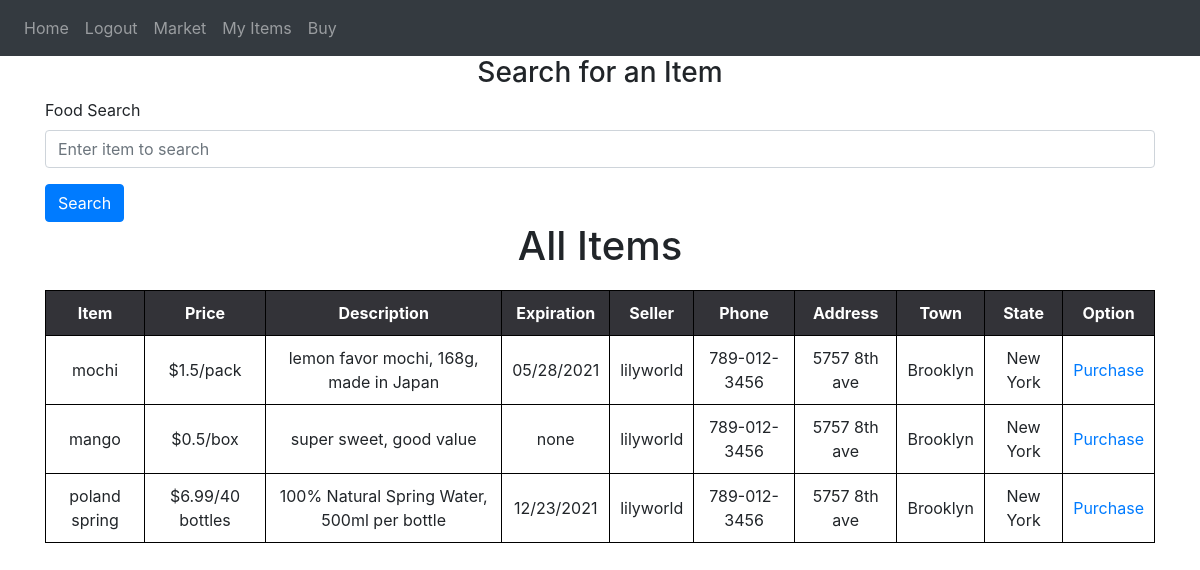
The app's page /market (signed in) with its own data.
### website/models.py (models this page shows)
class Item(db.Model):
    id = db.Column(db.Integer, primary_key=True)
    food = db.Column(db.String(100))
    price = db.Column(db.String(30))
    description = db.Column(db.String(600))
    expiration = db.Column(db.String(30))
    user_name = db.Column(db.String(100), db.ForeignKey('user.user_name'))

class User(db.Model, UserMixin):
    id = db.Column(db.Integer, primary_key=True)
    user_name = db.Column(db.String(100), unique=True)
    password = db.Column(db.String(100))
    address = db.Column(db.String(300))
    zipcode = db.Column(db.String(20))
    phone = db.Column(db.String(20))
    seller = db.relationship('Seller')  # seller table
    buyer = db.relationship('Buyer')  # access user's credit/debit card
    items = db.relationship('Item') #accesss user's items for sale
    cart = db.relationship('Cart') #access user's cart
    location = db.relationship('Location') # link to zipcode's state and town

class Location(db.Model):
    town =  db.Column(db.String(100))
    state =  db.Column(db.String(100))
    zipcode = db.Column(db.Integer, db.ForeignKey('user.zipcode'), primary_key=True)

### website/views.py (the view, shortened to what this page needs)
@views.route('/market', methods=['GET', 'POST'])
@login_required
def market():
    result = db.session.execute(
        'SELECT I.id, I.food, I.price, I.description, I.expiration, U.user_name, U.address, U.zipcode, U.phone, L.town, L.state FROM Location AS L JOIN User AS U JOIN Item AS I WHERE U.zipcode = L.zipcode AND I.user_name = U.user_name')
    my_stuff = Item.query.filter_by(user_name=current_user.user_name)
    return render_template("market.html", user=current_user, seller=result, my_stuff=my_stuff)

### website/__init__.py (called while the page is built)
def create_app():
    app = Flask(__name__)
    app.config['SECRET_KEY'] = 'slkdjfdkjfh'
    app.config['SQLALCHEMY_DATABASE_URI'] = f'sqlite:///{DB_NAME}'
    db.init_app(app)
    from .views import views
    from .auth import auth
    app.register_blueprint(views, url_prefix='/')
    app.register_blueprint(auth, url_prefix='/')
    from .models import User, Item, Buyer, Seller, Cart, Location
    create_database(app)
    login_manager = LoginManager()
    login_manager.login_view = 'auth.login'
    login_manager.init_app(app)
    @login_manager.user_loader
    def load_user(id): #okay, we do it by username, right, since we can search both tables
        return User.query.get(int(id))  # look for user based on id
    return app

### website/templates/market.html (shortened to what this page needs)
{% extends "base.html" %}
{% block content %}
<form method="POST">
    <h3 align="center">Search for an Item</h3>
    <div class="form-group">
    <label for="searchfood">Food Search</label>
    <input
      type="text"
      class="form-control"
      id="searchfood"
      name="searchfood"
      placeholder="Enter item to search"
    />
    </div>
    <button type="submit" class="btn btn-primary">Search</button>
</form>
{% if searchresults %}
<div class="searchpage">
    <h1 style="text-align: center">Search Results</h1>
    <table>
        <tr>
            <th>Item</th>
            <th>Price</th>
            <th>Description</th>
            <th>Expiration</th>
            <th>Seller</th>
            <th>Phone</th>
            <th>Address</th>
            <th>Town</th>
            <th>State</th>
            <th>Option</th>
        </tr>
        {% for searchresult in searchresults %}
        <tr>
            <td>{{ searchresult.food }}</td>
            <td>{{ searchresult.price }}</td>
            <td>{{ searchresult.description }}</td>
            <td>{{ searchresult.expiration }}</td>
            <td>{{ searchresult.user_name }}</td>
            <td>{{ searchresult.phone }}</td>
            <td>{{ searchresult.address }}</td>
            <td>{{ searchresult.town }}</td>
            <td>{{ searchresult.state }}</td>
            <td>
                <a href="/purchase/{{searchresult.id}}">Purchase</a>
            </td>
        </tr>
        {% endfor %}
    </table>
</div>
{% else %}
<div class="allitems">
    <h1 style="text-align: center">All Items</h1>
    <table>
        <tr>
            <th>Item</th>
            <th>Price</th>
            <th>Description</th>
            <th>Expiration</th>
            <th>Seller</th>
            <th>Phone</th>
            <th>Address</th>
            <th>Town</th>
            <th>State</th>
            <th>Option</th>
        </tr>
        {% for seller in seller %}
        <tr>
            <td>{{ seller.food  }}</td>
            <td>{{ seller.price  }}</td>
            <td>{{ seller.description }}</td>
            <td>{{ seller.expiration }}</td>
            <td>{{ seller.user_name  }}</td>
            <td>{{ seller.phone  }}</td>
            <td>{{ seller.address }}</td>
            <td>{{ seller.town }}</td>
            <td>{{ seller.state }}</td>
            <td>
                <a href="/purchase/{{seller.id}}">Purchase</a>
            </td>
        </tr>
        {% endfor %}
    </table>
</div>
{% endif %}
{% endblock %}

### website/templates/base.html (shortened to what this page needs)
<!DOCTYPE html>
<html>
  <head>
    <link
      rel="stylesheet"
      href="https://stackpath.bootstrapcdn.com/bootstrap/4.4.1/css/bootstrap.min.css"
    />
    <link
      rel="stylesheet"
      href="https://stackpath.bootstrapcdn.com/font-awesome/4.7.0/css/font-awesome.min.css"
    />
  </head>
  <body>
    <nav class="navbar navbar-expand-lg navbar-dark bg-dark">
      <div class="collapse navbar-collapse" id="navbar">
        <div class="navbar-nav">
          {% if user.is_authenticated %}
          <a class="nav-item nav-link" id="home" href="/">Home</a>
          <a class="nav-item nav-link" id="logout" href="/logout">Logout</a>
          <a class="nav-item nav-link" id="market" href="/market">Market</a>
          <a class="nav-item nav-link" id="items" href="/items">My Items</a>
          <a class="nav-item nav-link" id="market" href="/buy">Buy</a>
          {% else %}
          <a class="nav-item nav-link" id="login" href="/login">Login</a>
          <a class="nav-item nav-link" id="signUp" href="/sign-up">Sign Up</a>
          <a class="nav-item nav-link" id="about" href="/about">About</a>
          {% endif %}
        </div>
      </div>
    </nav>
    <div class="container">{% block content %} {% endblock %}</div>
  </body>
</html>

### website/static/lgin.css (style rules this page uses)
* { margin: 0; padding: 0; }
body { background: #e9eaea; font-family: roboto; user-select: none; }
.container { width: 450px; margin: 30px auto; }
.btn { width: 100%; background: #34b3a0; height: 60px; text-align: center; line-height: 60px; text-transform: uppercase; color: #fff; font-weight: bold; letter-spacing: 1px; cursor: pointer; margin-bottom: 30px; }

### website/static/style.css (style rules this page uses)
body { font-family: "Open Sans", sans-serif; overflow-x: hidden; color: #444444; background-color: white; }
a { color: #2487ce; }
h1, h2, h3, h4, h5, h6 { font-family: "Poppins", sans-serif; }
h3 { font-family: "Poppins", sans-serif; font-weight: bold; }

### website/templates/market.html (style rules this page uses)
table { width: 100%; margin: 20px auto; table-layout: auto; }
th { background-color:#333338; Color:white; }
table, td, th { border-collapse: collapse; }
th, td { padding: 10px; border:1px solid black; text-align: center; }

### records on screen
Item: food "mochi", price "$1.5/pack", description "lemon favor mochi, 168g, made in Japan", expiration "05/28/2021", user_name "lilyworld", phone "789-012-3456", address "5757 8th ave", town "Brooklyn", state "New York"
Item: food "mango", price "$0.5/box", description "super sweet, good value", expiration "none", user_name "lilyworld", phone "789-012-3456", address "5757 8th ave", town "Brooklyn", state "New York"
Item: food "poland spring", price "$6.99/40 bottles", description "100% Natural Spring Water, 500ml per bottle", expiration "12/23/2021", user_name "lilyworld", phone "789-012-3456", address "5757 8th ave", town "Brooklyn", state "New York"
